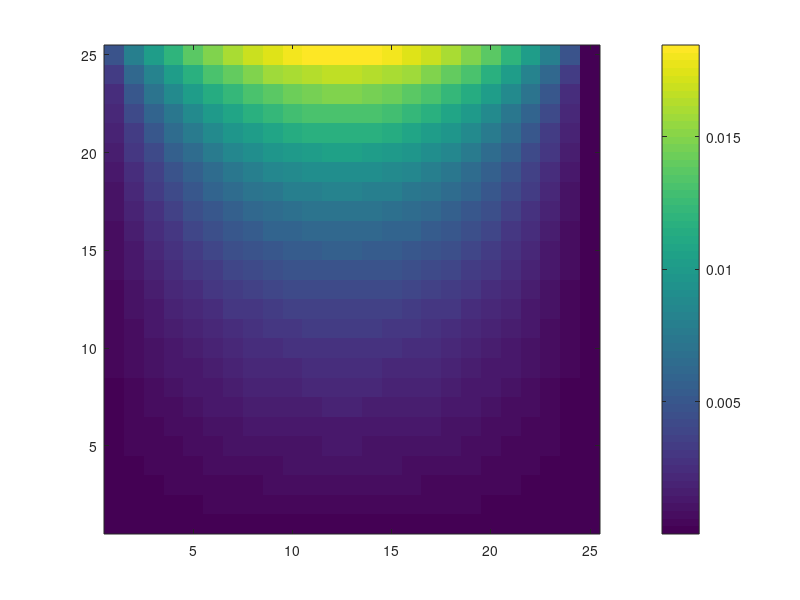

Here is the MATLAB script that generated this plot:
% Perform summation given in problem to calculate temperature 
% at a given co-ordinate

function[] = part_b()
	% Dimensions of the plate
	w = 25;
	l = 25;
	% Number of steps to do in the summation
	n = 100;
	% Heat flow constant
	q = .05;

	% Initialize temperature matrix
	T = zeros(w,l);
	% Fill in the values for the temperature matrix
	for i = 1:w
		for j = 1:l
			T(j, i) = summation(i, j, n, q, w, l);
		end
	end

	% Display T
	imagesc(T);
    set(gca, 'YDir', 'normal');
    colorbar;
end

function[val] = summation(x, y, n, q, w, l)
	val = 0;
	for i = 1:n
		val = val + 2*q*((-1)^(i+1)+1)*sin(i*pi*x/w)*sinh(i*pi*y/l)/(i^2*pi^2*cosh(i*pi));
	end
end